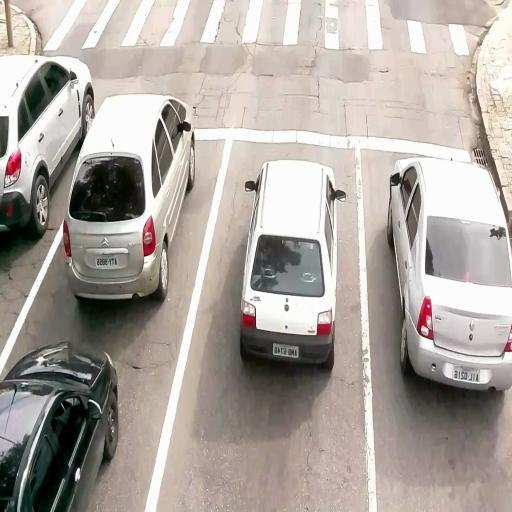
#> input picture tracking/yolo-traffic-finetuning-2/train/images/img_0000_jpg.rf.28892011c1223b7e2ee9f341c71a5db9.jpg, 512 x 512 px; its folder holds only this picture in this run
$ python -i augmentation.py   (imports and definitions only)
#> lines starting #> are read from the running program, lines starting #| are printed output that depends on the picture
#> further down, picture is the input picture: shape (512, 512, 3); mean B, G, R 158.9, 165.1, 172.7
from pathlib import Path
from typing import List, Optional

import cv2
import numpy as np
import random

# [203 lines left out: functions apply_dirty_effect, save_dirty_copies, apply_fog, apply_rain, apply_snow, not called in this run]

def apply_night(img, strength=0.5):
    '''
    Aplica un efecto de noche a una imagen BGR.

    Parámetros:
      - img: Imagen original en BGR.
      - strength: Intensidad del efecto noche (0.0 a 1.0).

    Returns:
      - Imagen BGR modificada con efecto noche.
    '''
#> called with strength = 0.603
    strength = np.clip(strength, 0.0, 1.0)

    hsv = cv2.cvtColor(img, cv2.COLOR_BGR2HSV).astype(np.float32)
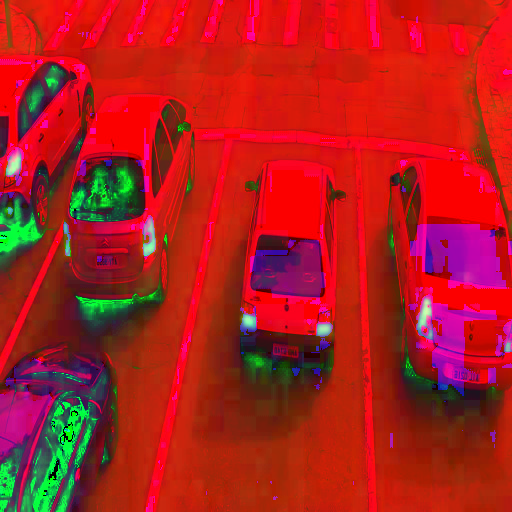
#> hsv: shape (512, 512, 3) float32; mean B, G, R 29.1, 30.8, 173.7
    h, s, v = cv2.split(hsv)
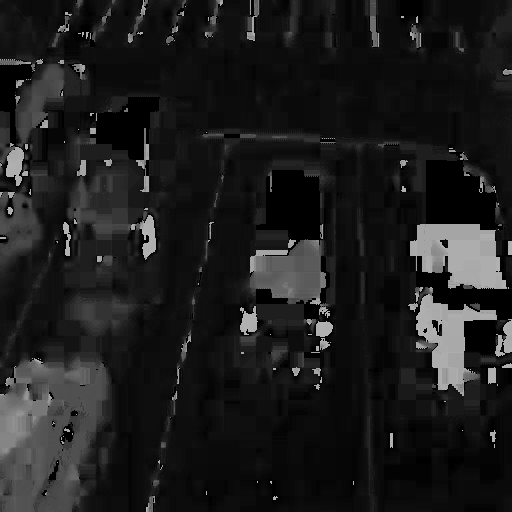
#> h: shape (512, 512) float32; min 0, max 179, mean 29.1
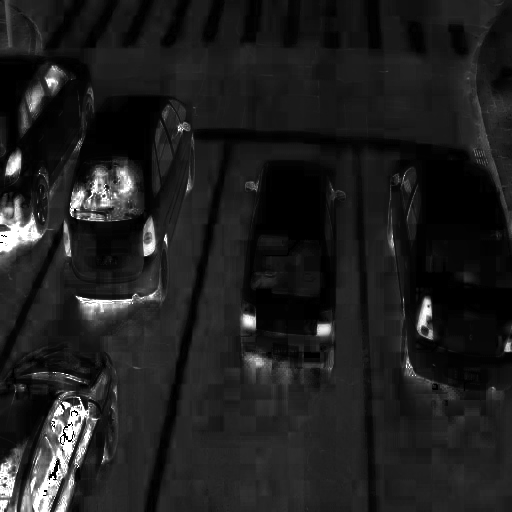
#> s: shape (512, 512) float32; min 0, max 255, mean 30.8
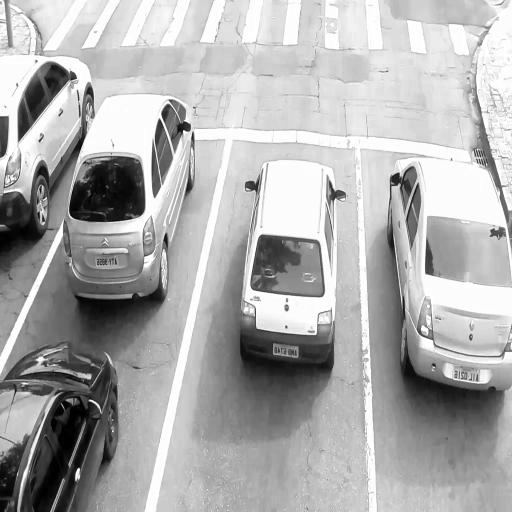
#> v: shape (512, 512) float32; min 0, max 255, mean 173.7

    # oscurecer
    v *= (0.4 + 0.6 * (1 - strength))
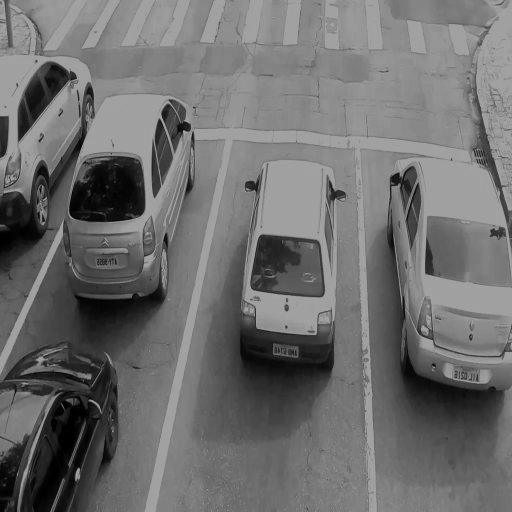
#> v: shape (512, 512) float32; min 0, max 162.7, mean 110.8
    v = np.clip(v, 0, 255)

    hsv_dark = cv2.merge([h, s, v]).astype(np.uint8)
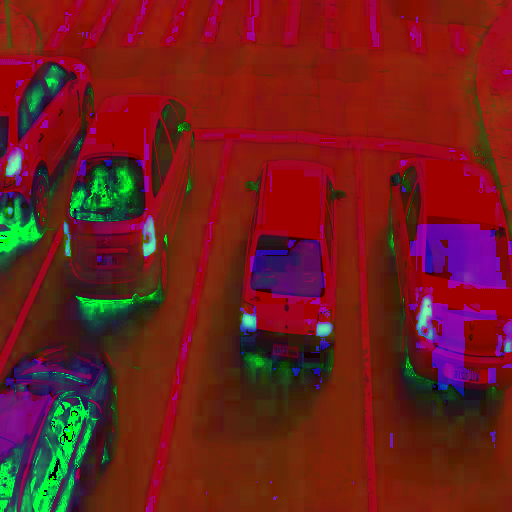
#> hsv_dark: shape (512, 512, 3); mean B, G, R 29.1, 30.8, 110.3
    out = cv2.cvtColor(hsv_dark, cv2.COLOR_HSV2BGR)

    # ruido para simular ISO alto
    noise = (np.random.randn(*img.shape) * (10 + 40 * strength)).astype(np.int16)
    out = np.clip(out.astype(np.int16) + noise, 0, 255).astype(np.uint8)
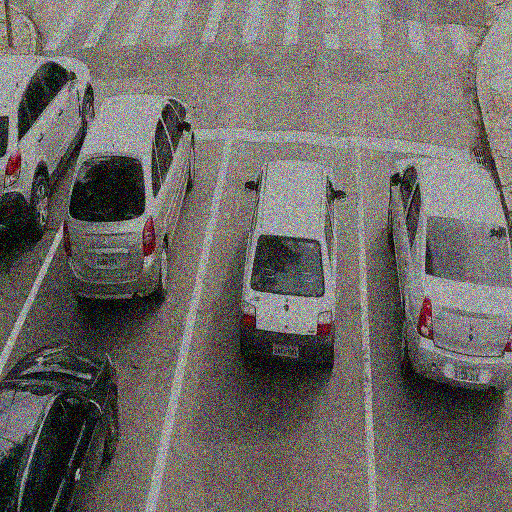
#> out: shape (512, 512, 3); mean B, G, R 101.4, 105.4, 110.4

    return out

def apply_random_weather(img):
    '''
    Aplica un efecto climático aleatorio a una imagen BGR.

    Parámetros:
      - img: Imagen original en BGR.

    Returns:
      - Imagen BGR modificada con un efecto climático aleatorio.
    '''
    r = random.random()

    if r < 0.25:
        return apply_fog(img, strength=random.uniform(0.3, 0.8)), 'FOG'
    elif r < 0.50:
        return apply_rain(img, strength=random.uniform(0.3, 0.8)), 'RAIN'
    elif r < 0.75:
        return apply_snow(img, strength=random.uniform(0.2, 0.7)), 'SNOW'
    else:
        return apply_night(img, strength=random.uniform(0.3, 0.7)), 'NIGHT'

>>> import cv2
>>> picture = cv2.imread('../yolo-traffic-finetuning-2/train/images/img_0000_jpg.rf.28892011c1223b7e2ee9f341c71a5db9.jpg')
>>> result = apply_random_weather(picture)
